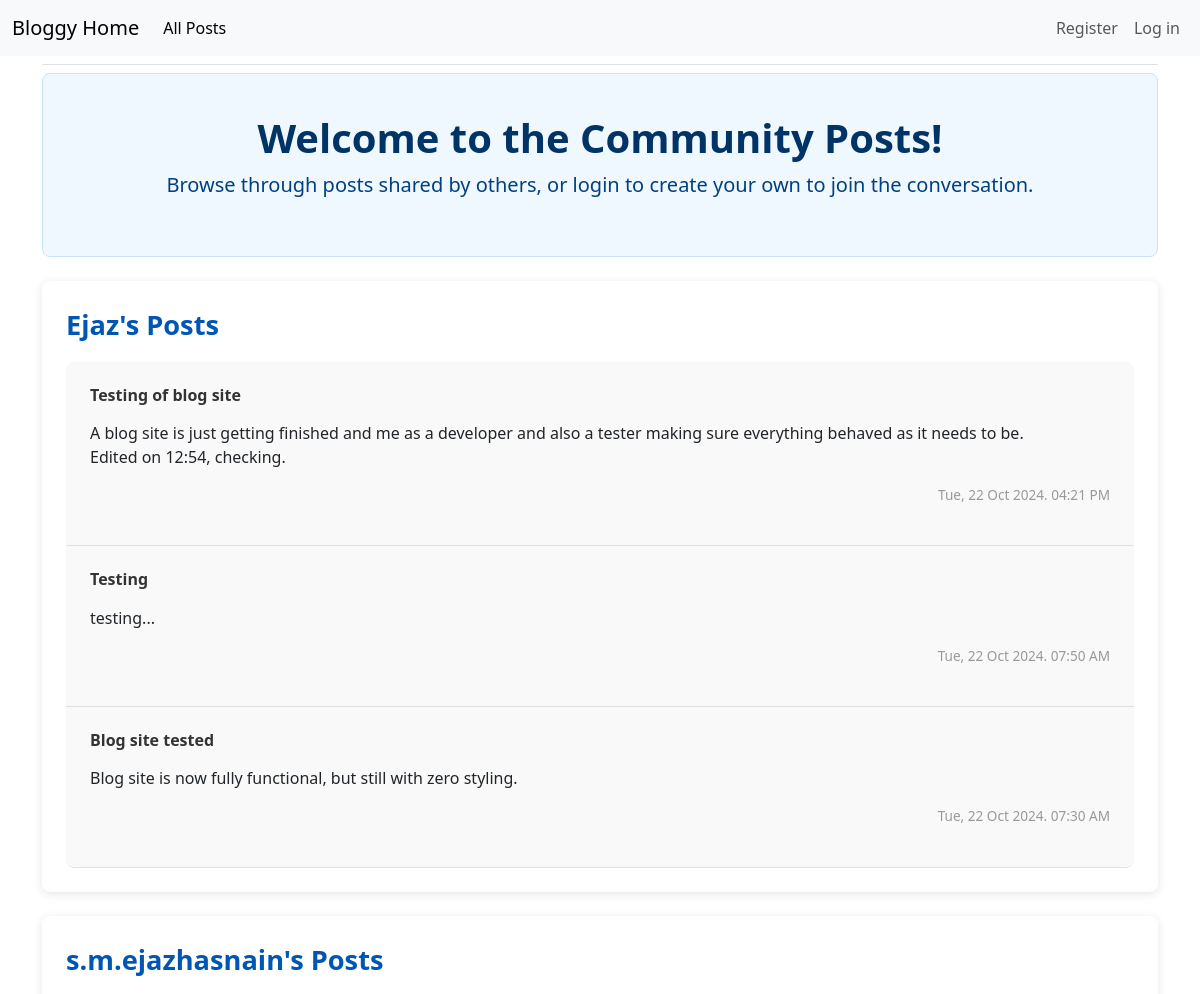
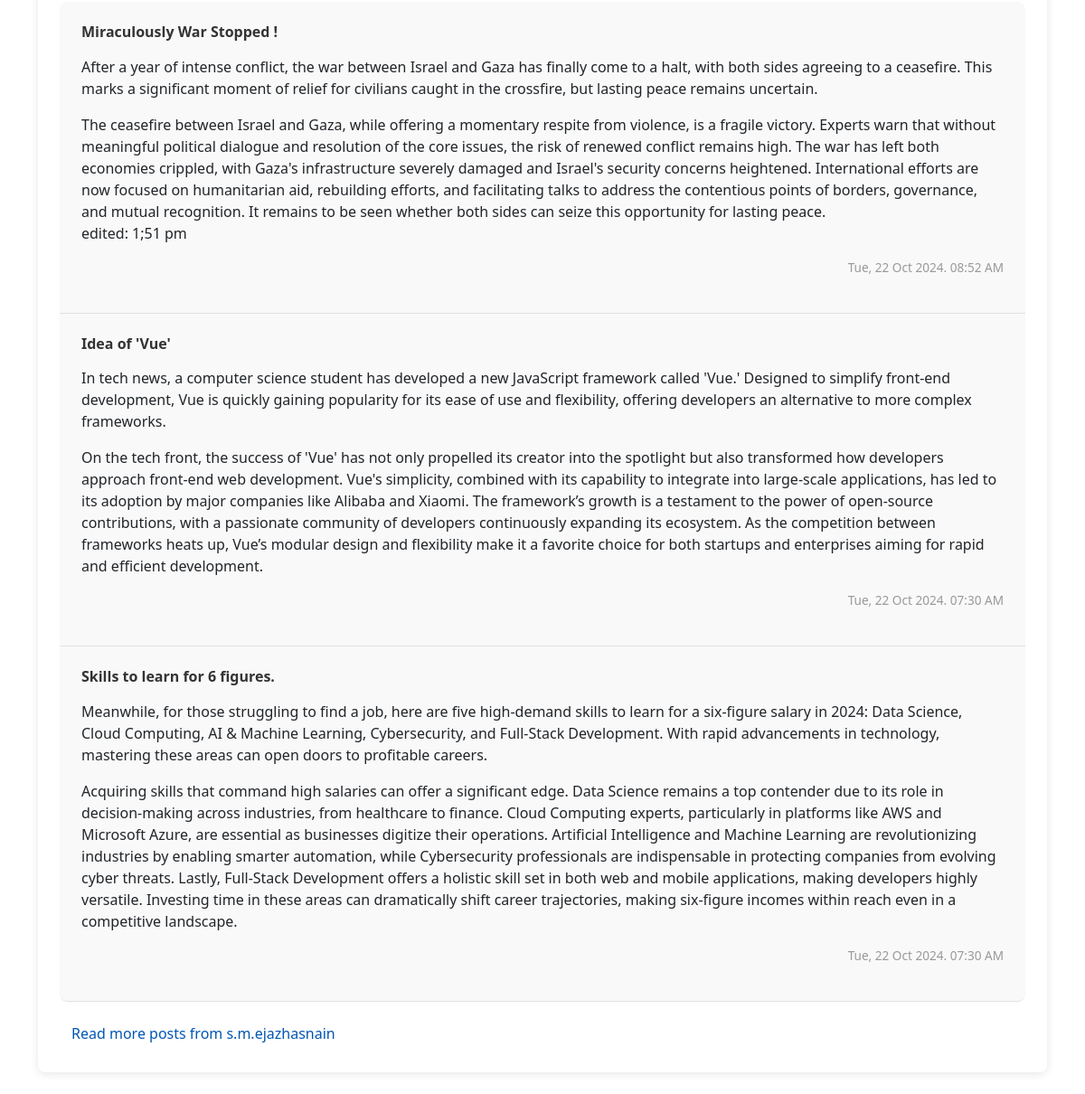
/posts/, run on the app's committed database (2 pictures, top to bottom).
### blogs/models.py (models this page shows, shortened)
class blog_post(models.Model): # if forgot models.Model then app won't makemigrations.
    f_key=models.ForeignKey(blog_name,on_delete=models.CASCADE)
    post_name=models.CharField(max_length=150)
    post=models.TextField()
    post_date=models.DateTimeField(auto_now_add=True)

### blogs/views.py (the view)
# urls.py: path('posts/',views.posts,name='posts'),
def posts(request):
    posts_by_author = {}
    if request.user.is_authenticated:
        user_posts = blog_post.objects.filter(f_key__user=request.user).order_by('-post_date')
        other_posts = blog_post.objects.exclude(f_key__user=request.user).order_by('-post_date')
        all_posts = list(user_posts) + list(other_posts)
    else:
        all_posts = blog_post.objects.select_related('f_key').order_by('-post_date')
    for post in all_posts:
        author = post.f_key.user.username
        if author not in posts_by_author:
            posts_by_author[author] = []
        if len(posts_by_author[author]) < 3:
            posts_by_author[author].append(post)
    authors_with_more_posts = (
        blog_post.objects.values_list('f_key__user__username',flat=True)
        .annotate(post_count=Count('id'))
        .filter(post_count__gt=3)
    )
    context = {
        'posts_by_author': posts_by_author,
        'authors_with_more_posts': list(authors_with_more_posts),
        'owner':request.user
    }
    return render(request, 'blogs/posts.html', context)

### blogs/templates/blogs/posts.html (shortened to what this page needs)
{% extends "blogs/base.html" %}
{% load django_bootstrap5 %}
{% block content %}
<div class="p-3 mb-4" style="background-color: #f0f8ff; border: 1px solid #c4e3ff; border-radius: .5rem;">
    <div class="container-fluid text-center py-4">
        <h5 class="display-6 fw-bold" style="color: #003366;">Welcome to the Community Posts!</h5>
        <p class="lead" style="color: #004080;">Browse through posts shared by others, or login to create your own to
            join the conversation.</p>
    </div>
</div>
{% for author, posts in posts_by_author.items %}
<div class="mb-4"
    style="padding: 1.5rem; background-color: #ffffff; border-radius: 0.5rem; box-shadow: 0 2px 10px rgba(0, 0, 0, 0.1);">
    <span class="fw-bold" style="font-size: 1.7rem; color: #0056b3;">{{ author }}'s Posts</span>
    <ul class="list-group" style="border-radius: 0.5rem; overflow: hidden; margin-top: 1rem;">
        {% for post in posts %}
        <li class="list-group-item"
            style="border: none; background-color: #f9f9f9; padding: 1.5rem; border-bottom: 1px solid #e0e0e0;">
            <h6 class="fw-bold" style="color: #333; margin-bottom: 0.5rem;">{{ post.post_name }}</h6>
            <p style="color: #555; line-height: 1.6;">{{ post.post|linebreaks }}</p>
            <p style="float:right; font-size: 0.85rem; color: #999;">{{ post.post_date|date:'D, d M Y. h:i A' }}</p>
        </li>
        {% endfor %}
    </ul>
    {% if author in authors_with_more_posts %}
    <div class="mt-3">
        <a href="{% url 'blogs:user_posts' author %}" class="btn btn-link"
            style="color: #0056b3; text-decoration: none; font-weight: 500; transition: color 0.3s;">
            Read more posts from {{ author }}
        </a>
    </div>
    {% endif %}
</div>
{% endfor %}
{% endblock content %}

### data on the page
blog_post: username "Ejaz", post_name "Testing of blog site", post "A blog site is just getting finished and me as a developer and also a tester making sure everything behaved as it needs to be. Edited on 12:54, checking.", post_date "Tue, 22 Oct 2024. 04:21 PM"
blog_post: post_name "Testing", post "testing...", post_date "Tue, 22 Oct 2024. 07:50 AM"
blog_post: post_name "Blog site tested", post "Blog site is now fully functional, but still with zero styling.", post_date "Tue, 22 Oct 2024. 07:30 AM"
blog_post: username "s.m.ejazhasnain", post_name "Miraculously War Stopped !", post "After a year of intense conflict, the war between Israel and Gaza has finally come to a halt, with both sides agreeing to a ceasefire. This marks a significant moment of relief for civilians caught in the crossfire, but lasting peace remains uncertain. The ceasefire between Israel and Gaza, while offering a momentary respite from violence, is a fragile victory. Experts warn that without meaningful political dialogue and resolution of the core issues, the risk of renewed conflict remains high. The war has left both economies crippled, with Gaza's infrastructure severely damaged and Israel's security concerns heightened. International efforts are now focused on humanitarian aid, rebuilding…", post_date "Tue, 22 Oct 2024. 08:52 AM"
blog_post: post_name "Idea of 'Vue'", post "In tech news, a computer science student has developed a new JavaScript framework called 'Vue.' Designed to simplify front-end development, Vue is quickly gaining popularity for its ease of use and flexibility, offering developers an alternative to more complex frameworks. On the tech front, the success of 'Vue' has not only propelled its creator into the spotlight but also transformed how developers approach front-end web development. Vue's simplicity, combined with its capability to integrate into large-scale applications, has led to its adoption by major companies like Alibaba and Xiaomi. The framework’s growth is a testament to the power of open-source contributions, with a passionate…", post_date "Tue, 22 Oct 2024. 07:30 AM"
blog_post: post_name "Skills to learn for 6 figures.", post "Meanwhile, for those struggling to find a job, here are five high-demand skills to learn for a six-figure salary in 2024: Data Science, Cloud Computing, AI & Machine Learning, Cybersecurity, and Full-Stack Development. With rapid advancements in technology, mastering these areas can open doors to profitable careers. Acquiring skills that command high salaries can offer a significant edge. Data Science remains a top contender due to its role in decision-making across industries, from healthcare to finance. Cloud Computing experts, particularly in platforms like AWS and Microsoft Azure, are essential as businesses digitize their operations. Artificial Intelligence and Machine Learning are…", post_date "Tue, 22 Oct 2024. 07:30 AM"
